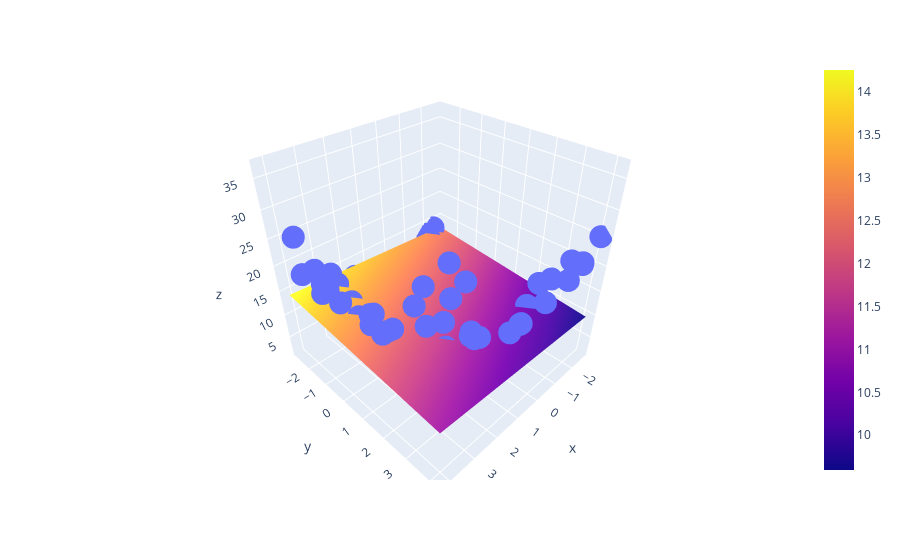

Source (notebook cell):
### Code cell
import plotly.graph_objects as go

fig = px.scatter_3d(df, x=x.ravel(), y=y.ravel(), z=z.ravel())

fig.add_trace(go.Surface(x = x_input, y = y_input, z =z_final ))

fig.show()
